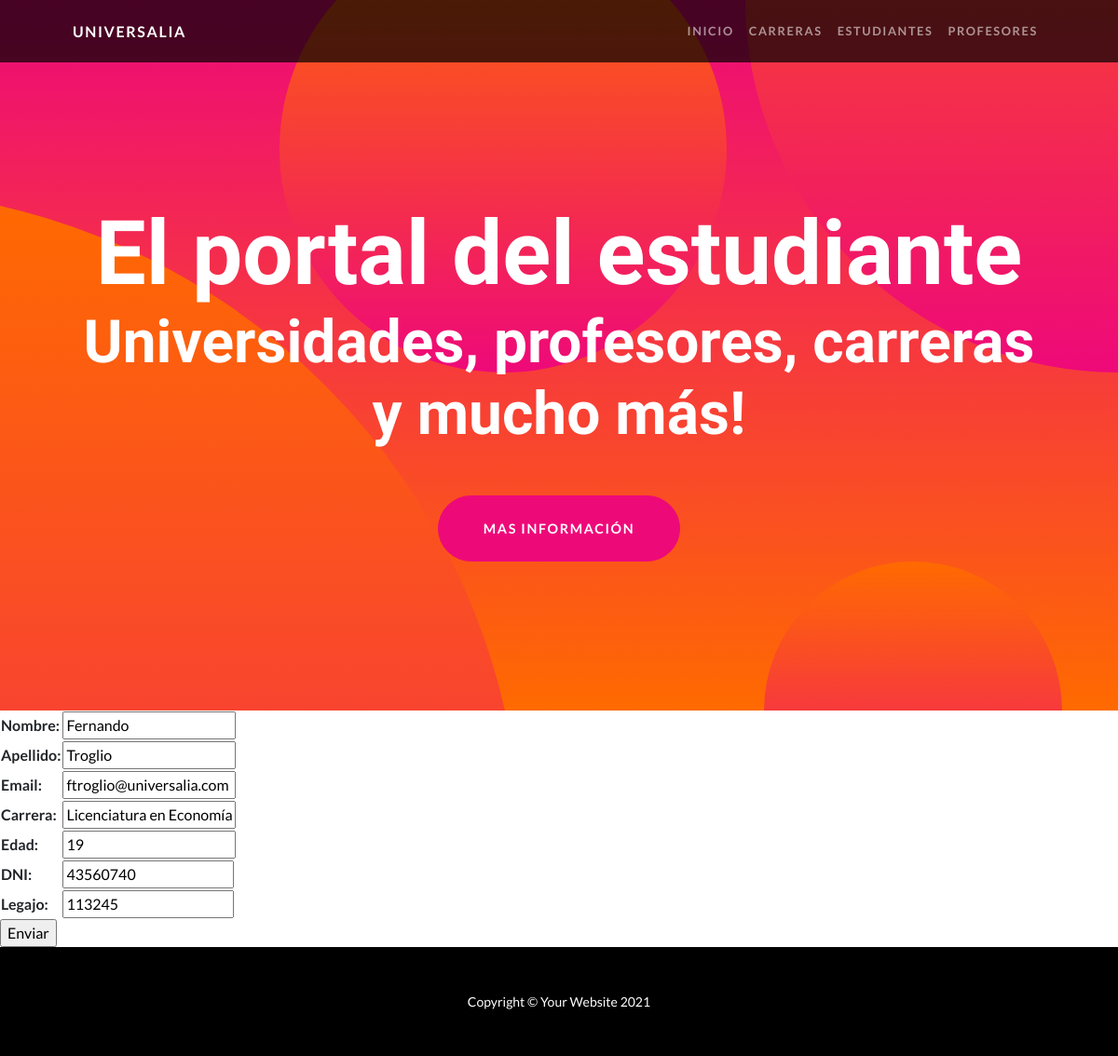
Screenshot of /Universidades/actualizarestudiantes/6 with the database file from the repository.
### Universidades/models.py (models this page shows, shortened)
class Estudiante(Model):
  nombre = CharField(max_length=40)
  apellido = CharField(max_length=40)
  email = EmailField()
  carrera = CharField(max_length=40)
  edad = PositiveIntegerField()
  dni = PositiveBigIntegerField(verbose_name='DNI')
  legajo = PositiveBigIntegerField()

### Universidades/views.py (the view)
# urls.py: path('actualizarestudiantes/<pk>', EstudianteUpdateView.as_view(), name = 'actualizar_estudiantes'),
class EstudianteUpdateView(UpdateView):
  model = Estudiante
  success_url = reverse_lazy('estudiantes')
  fields = ['nombre', 'apellido', 'email', 'carrera', 'edad', 'dni', 'legajo']
  template_name = "formulario_estudiantes.html"

### Universidades/templates/formulario_estudiantes.html (shortened to what this page needs)
{% extends 'padre.html' %}
{% block cambia %}
  <form action="" method="POST">
    <table>
      {{ form.as_table }}
    </table>
    <input type="submit" value="Enviar">
  </form>
{% endblock %}

### rows the page displays
Estudiante: nombre "Fernando", apellido "Troglio", email "ftroglio@universalia.com", carrera "Licenciatura en Economía", edad "19", dni "43560740", legajo "113245"
